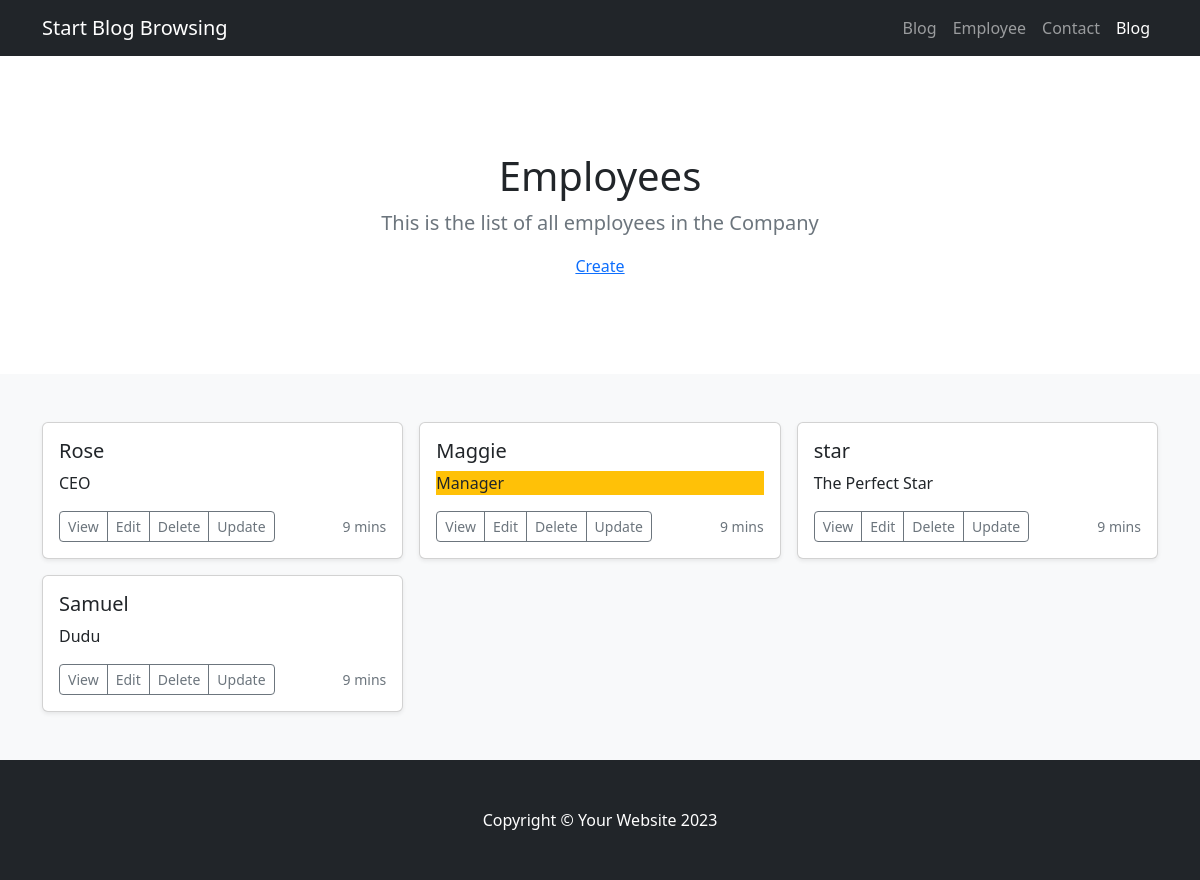
The app's page /employee/, older data.
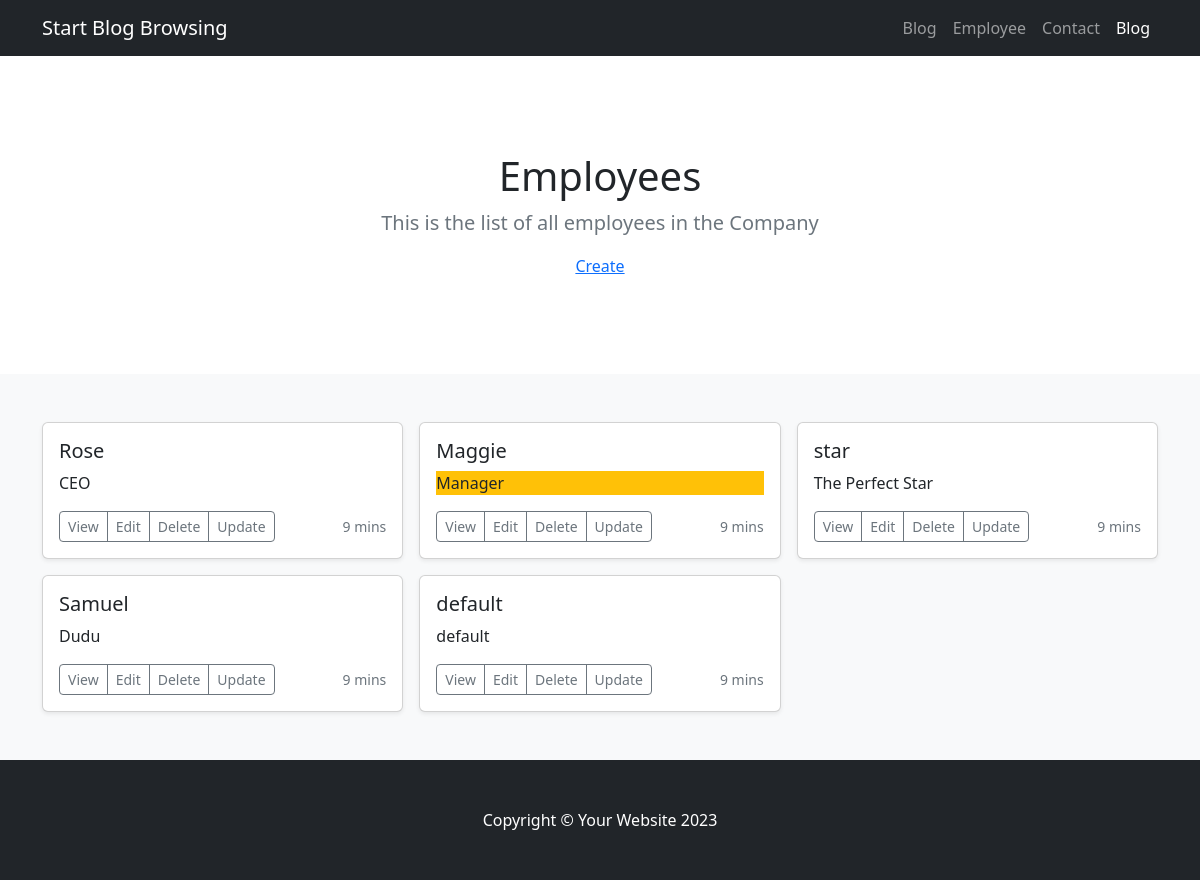
The same page, newer data.
### employee/models.py (models this page shows, shortened)
class Employee(models.Model): # Automatically create id
    name = models.CharField(max_length=255)
    title = models.CharField(max_length=255)

### employee/views.py (the view)
# urls.py: path('employee/',views.index,name = 'employee'),
def index(request):
    myEmployees = Employee.objects.all().values()
    template = loader.get_template('employee/index.html')
    context = {
        'myEmployees':myEmployees
    }
    return HttpResponse(template.render(context,request))

### employee/templates/employee/index.html (shortened to what this page needs)
{% extends 'main.html' %}
{% block content %}
    <main>
      <section class="py-5 text-center container">
        <div class="row py-lg-5">
          <div class="col-lg-6 col-md-8 mx-auto">
            <h1 class="fw-light">Employees</h1>
            <p class="lead text-muted">
              This is the list of all employees in the Company
            </p>
          </div>
          <a href="{% url 'create' %}">
            Create
          </a>
        </div>
      </section>
      <div class="album py-5 bg-light">
        <div class="container">
          <div class="row row-cols-1 row-cols-sm-2 row-cols-md-3 g-3">
            {% for x in myEmployees%}
            <div class="col">
              <div class="card shadow-sm">
                <div class="card-body">
                  <h5 class="card-title">{{x.name}}</h5>
                    {% if x.title == 'Manager' %}
                  <p class="card-text bg-warning">{{x.title}}</p>
                    {%else%}
                    <p class="card-text">{{x.title}}</p>
                    {%endif%}
                  <div class="d-flex justify-content-between align-items-center">
                    <div class="btn-group">
                      <button type="button" class="btn btn-sm btn-outline-secondary">
                        View
                      </button>
                      <button type="button" class="btn btn-sm btn-outline-secondary">
                        Edit
                      </button>
                    <a href="{% url 'delete' id=x.id %}", type="button" class="btn btn-sm btn-outline-secondary">
                      Delete
                    </a>
                    <a href="{% url 'update' id=x.id %}", type="button" class="btn btn-sm btn-outline-secondary">
                      Update
                    </a>
                    </div>
                    <small class="text-muted">9 mins</small>
                  </div>
                </div>
              </div>
            </div>
            {% endfor %}
            </div>
          </div>
        </div>
    </main>
{% endblock %}

### templates/main.html (shortened to what this page needs)
{% include 'head.html' %}
{% include 'navbar.html' %}
{% block content %}
{% endblock%}
{% include 'footer.html' %}

### templates/head.html (shortened to what this page needs)
<!DOCTYPE html>
<html lang="en">
  <head>
    <link
      href="https://cdn.jsdelivr.net/npm/bootstrap@5.2.0/dist/css/bootstrap.min.css"
      rel="stylesheet"
/>
  </head>
    <body>

### templates/navbar.html (shortened to what this page needs)
<nav class="navbar navbar-expand-lg navbar-dark bg-dark">
    <div class="container">
        <a class="navbar-brand" href="#!">Start Blog Browsing</a>
        <div class="collapse navbar-collapse" id="navbarSupportedContent">
            <ul class="navbar-nav ms-auto mb-2 mb-lg-0">
                <li class="nav-item"><a class="nav-link" href="{% url 'blog' %}">Blog</a></li>
                <li class="nav-item"><a class="nav-link" href="{% url 'employee' %}">Employee</a></li>
                <li class="nav-item"><a class="nav-link" href="#!">Contact</a></li>
                <li class="nav-item"><a class="nav-link active" aria-current="page" href="#">Blog</a></li>
            </ul>
        </div>
    </div>
</nav>

### templates/footer.html (shortened to what this page needs)
<footer class="py-5 bg-dark">
  <div class="container"><p class="m-0 text-center text-white">Copyright &copy; Your Website 2023</p></div>
</footer>
</body>
</html>

Row changes from the older to the newer data that the page shows:
added Employee: name "default", title "default"
